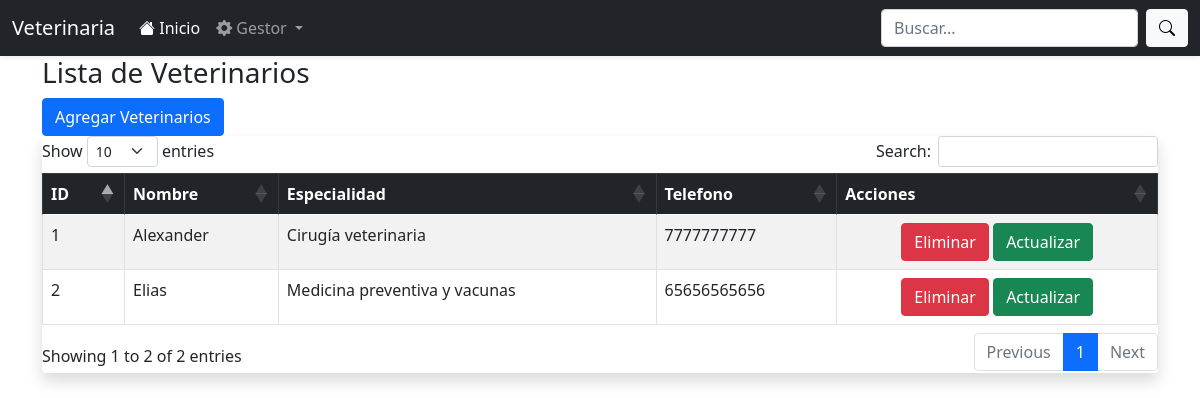
Screenshot of /vistas/listaVeterinarios.php with the database file from the repository.
### tables this page shows
CREATE TABLE `veterinarios` (
  `id_veterinario` int(11) NOT NULL,
  `nombre` varchar(100) NOT NULL,
  `especialidad` varchar(100) DEFAULT NULL,
  `telefono` varchar(20) DEFAULT NULL
);

### vistas/listaVeterinarios.php (the view, shortened to what this page needs)
<!DOCTYPE html>
<html lang="en">
<head>
    <?php
    include "menu.php";
    ?>
</head>
<body>
 <div class="container">
    <h3> Lista de Veterinarios</h3>
<button type="button" class="btn btn-primary" data-bs-toggle="modal" data-bs-target="#exampleModal">
  Agregar Veterinarios
</button>
    <div class="table-responsive shadow rounded">
    <table id="tablaConsultas" class="table table-bordered table-striped table-hover">
      <thead class="table-dark">
            <tr>
                <th>ID</th>
                <th>Nombre</th>
                <th>Especialidad</th>
                <th>Telefono</th>
                <th>Acciones</th>
            </tr>
            </thead>
            <tbody>
            <?php
                include('../modelos/conexion.php');
                $query="SELECT `id_veterinario`, `nombre`, `especialidad`, `telefono` FROM `veterinarios`";
                $res=$conexion->query($query);
                while($row=$res->fetch_assoc())
                {
                    ?>
                    <tr>
                        <td><?php echo $row['id_veterinario'] ?> </td>
                    <td><?php echo $row['nombre'] ?> </td>
                    <td><?php echo $row['especialidad'] ?> </td>
                    <td><?php echo $row['telefono'] ?></td>
                    <td class="text-center">
                      <a href="../controladores/eliminarVeterinarios.php?ide= <?php echo $row['id_veterinario'];?>"
                        class="btn btn-xs btn-danger" data-toggle="tooltip" title="Eliminar"
                        <span class="fas fa-trash">Eliminar</span>
                        </a>
                        <a href="../vistas/editarFrmVeterinarios.php?ide= <?php echo $row['id_veterinario'];?>"
                        class="btn btn-success" data-toggle="tooltip" title="Editar"
                        <span class="fas fa-trash">Actualizar</span>
                        </a>
                    </td>
                    </tr>
                <?php
                }
            ?>
            </tbody>
        </table>
    </div>
 </div>
</body>
</html>

### rows the page displays
veterinarios: id_veterinario "1", nombre "Alexander", especialidad "Cirugía veterinaria", telefono "7777777777"
veterinarios: id_veterinario "2", nombre "Elias", especialidad "Medicina preventiva y vacunas", telefono "65656565656"
